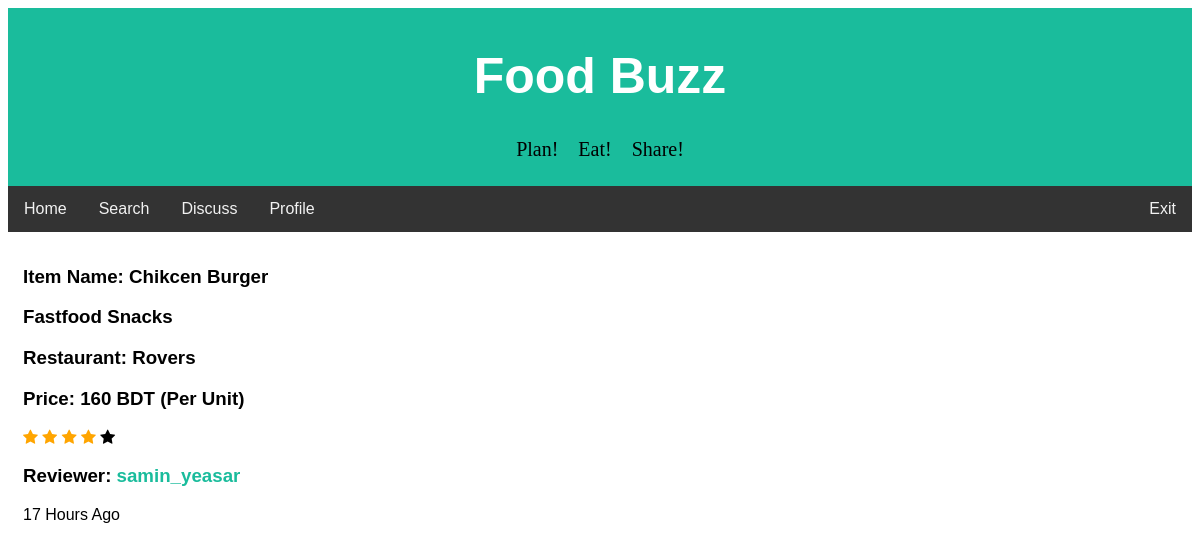
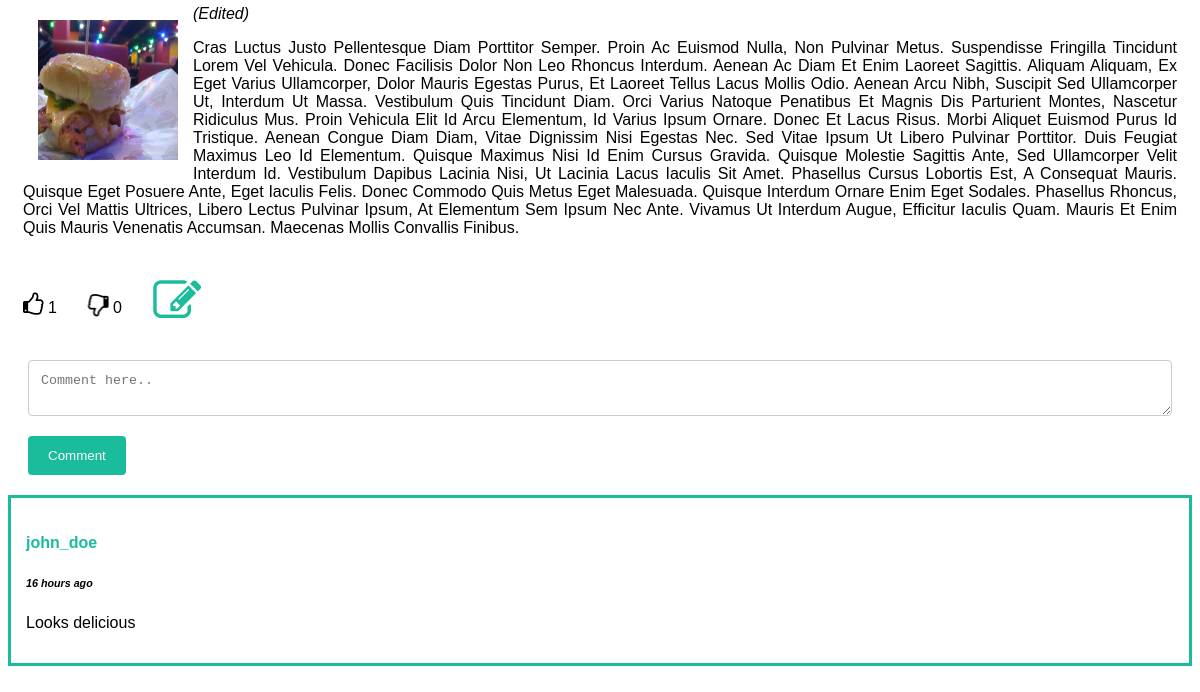
The app's page /foodbuzz/full_review.php?review_id=14 (signed in), older data (2 pictures, top to bottom).
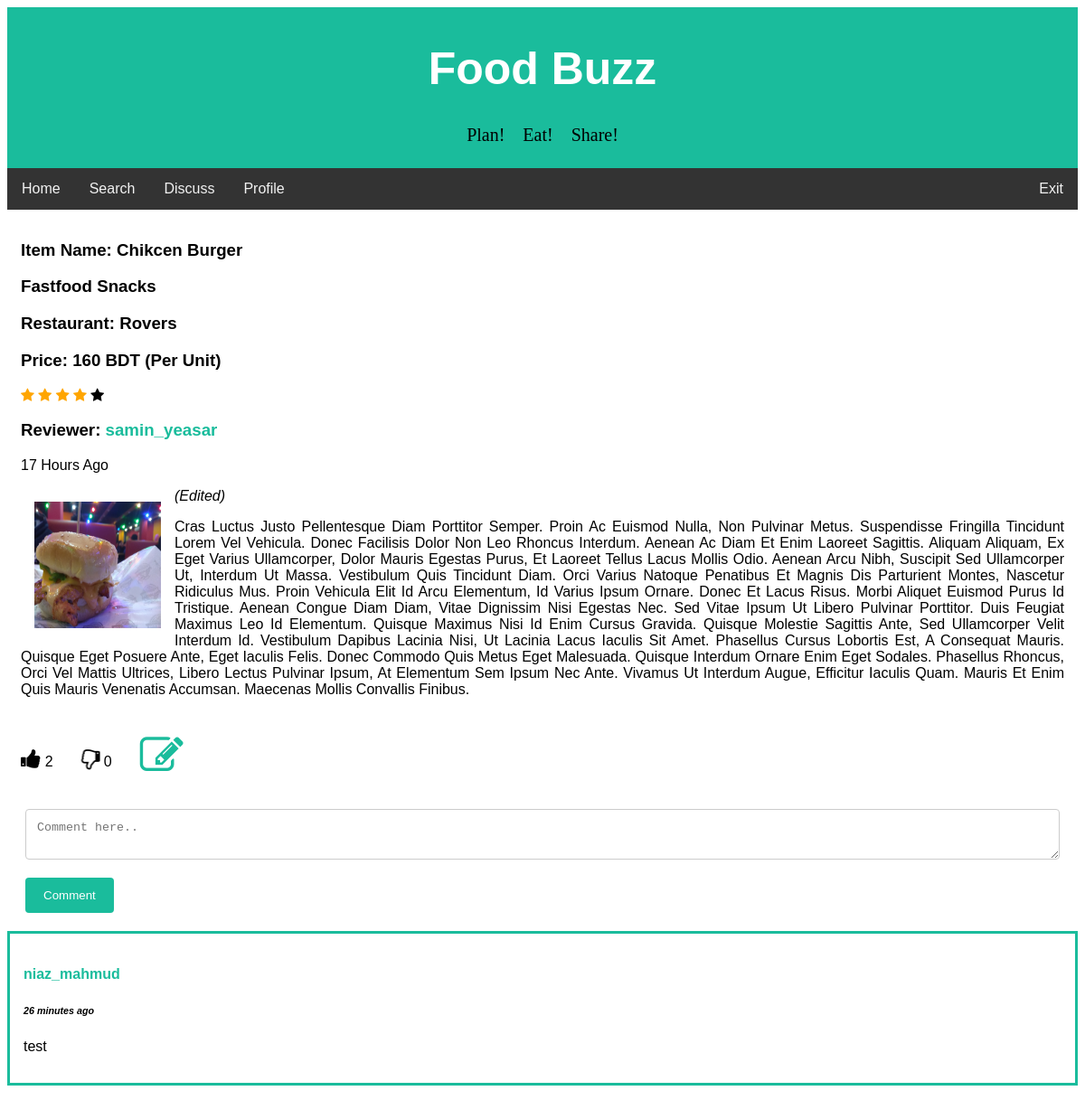
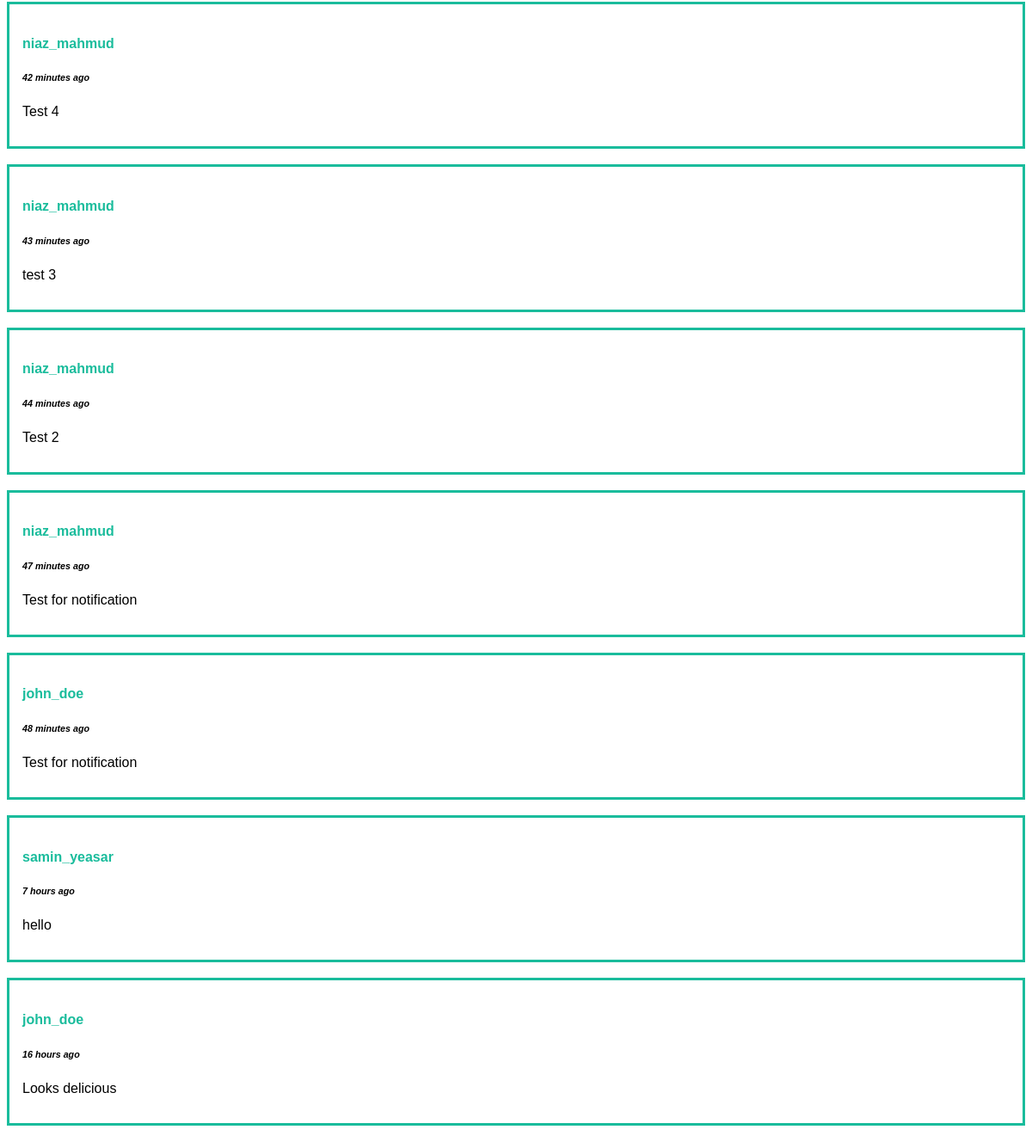
The same page, newer data (2 pictures, top to bottom).
### tables this page shows
CREATE TABLE `review` (
  `review_id` int(20) NOT NULL,
  `user_id` int(11) NOT NULL,
  `item_name` varchar(50) NOT NULL,
  `restaurant` varchar(50) NOT NULL,
  `district` varchar(50) NOT NULL,
  `rating` int(3) NOT NULL,
  `price` int(10) NOT NULL,
  `meal_type` varchar(20) NOT NULL,
  `cuisine` varchar(20) NOT NULL,
  `description` text NOT NULL,
  `upvote` int(100) NOT NULL,
  `downvote` int(100) NOT NULL,
  `edit_count` int(5) NOT NULL,
  `review_time` datetime DEFAULT NULL,
  `img_url` text NOT NULL
);

CREATE TABLE `users` (
  `id` int(11) NOT NULL,
  `first_name` varchar(25) NOT NULL,
  `last_name` varchar(25) NOT NULL,
  `username` varchar(50) NOT NULL,
  `email` varchar(100) NOT NULL,
  `password` varchar(256) NOT NULL,
  `signup_date` date NOT NULL,
  `profile_pic` varchar(156) NOT NULL,
  `district` varchar(100) NOT NULL,
  `list_count` int(11) NOT NULL
);

CREATE TABLE `comments` (
  `comment_id` int(50) NOT NULL,
  `parent_id` int(20) NOT NULL,
  `review_id` int(20) NOT NULL,
  `profile_id` int(11) NOT NULL,
  `comment_time` datetime NOT NULL,
  `comment_text` text NOT NULL
);

### foodbuzz/handlers/full_review_handler.php (called while the page is built, shortened)
<?php
require 'config/config.php';
if(isset($_SESSION['username'])){
    $userLoggedIn = $_SESSION['username'];
    $user_details_query = mysqli_query($con, "SELECT * FROM users WHERE username='$userLoggedIn'");
    $user = mysqli_fetch_array($user_details_query);
}
else {
    header("Location: index.php");
}
$user_id = $user['id'];
function getLikes($id)
{
    global $con;
    $sql = "SELECT COUNT(*) FROM rating_info
            WHERE post_id = $id AND rating_action='like'";
    $rs = mysqli_query($con, $sql);
    $result = mysqli_fetch_array($rs);
    return $result[0];
}
function getDislikes($id)
{
    global $con;
    $sql = "SELECT COUNT(*) FROM rating_info
            WHERE post_id = $id AND rating_action='dislike'";
    $rs = mysqli_query($con, $sql);
    $result = mysqli_fetch_array($rs);
    return $result[0];
}
function userLiked($post_id)
{
  global $con;
  global $user_id;
  $sql = "SELECT * FROM rating_info WHERE user_id=$user_id
  		  AND post_id=$post_id AND rating_action='like'";
  $result = mysqli_query($con, $sql);
  if (mysqli_num_rows($result) > 0) {
  	return true;
  }
  else{
  	return false;
  }
}
function userDisliked($post_id)
{
  global $con;
  global $user_id;
  $sql = "SELECT * FROM rating_info WHERE user_id=$user_id
  		  AND post_id=$post_id AND rating_action='dislike'";
  $result = mysqli_query($con, $sql);
  if (mysqli_num_rows($result) > 0) {
  	return true;
  }
  else{
  	return false;
  }
}
$review_id = $_GET['review_id'];
$review_details_query = mysqli_query($con, "SELECT * FROM review WHERE review_id='$review_id'");
$review_row = mysqli_fetch_array($review_details_query);
$profile_id = $review_row['user_id'];
$profile_details_query = mysqli_query($con, "SELECT * FROM users WHERE id='$profile_id'");
$profile_row = mysqli_fetch_array($profile_details_query);
?>

### foodbuzz/config/config.php (called while the page is built, shortened)
<?php
function yeasarTimeMessage($post_time) {
    $date_time_now = date("Y-m-d H:i:s");
    $start_date= new DateTime($post_time);
    $end_date = new DateTime($date_time_now);
    $interval = $start_date->diff($end_date);
    if($interval->y >= 1) {
        if($interval == 1)
            $time_message = $interval->y." year ago";
        else
            $time_message = $interval->y." years ago";
    }
    elseif($interval->h >= 1) {
        if($interval->h == 1) {
            $time_message = $interval->h." hour ago";
        }
        else {
            $time_message = $interval->h." hours ago";
        }
    }
    elseif($interval->i >= 1) {
        if($interval->i == 1) {
            $time_message = $interval->i." minute ago";
        }
        else {
            $time_message = $interval->i." minutes ago";
        }
    }
    return $time_message;
}
?>

### foodbuzz/full_review.php (the view, shortened to what this page needs)
<?php
require 'handlers/full_review_handler.php';
?>
<!DOCTYPE html>
<html>
<head>
<link rel="stylesheet" href="https://cdnjs.cloudflare.com/ajax/libs/font-awesome/4.7.0/css/font-awesome.min.css">
<link rel="stylesheet" href="css/fullreview.css">
</head>
<body>
<div class="header">
  <h1>Food Buzz</h1>
  <pre style= "font-family:verdana; font-size: 20px;">Plan!    Eat!    Share!</pre>
</div>
<div class="topnav" id="navbar">
  <a href="home.php">Home</a>
  <a href="search.php">Search</a>
  <a href="discuss.php">Discuss</a>
  <a href="profile.php?profileId=<?php echo$user['id']; ?>">Profile</a>
  <a href="handlers/logout.php" style="float:right">Exit</a>
</div>
<div class="div_home clearfix" style="text-transform:capitalize">
    <h3>Item name: <?php echo $review_row['item_name'] ?></h3>
    <h3> <?php echo $review_row['cuisine']." ".$review_row['meal_type'] ?></h3>
    <h3>Restaurant: <?php echo $review_row['restaurant'] ?></h3>
    <h3>Price: <?php echo $review_row['price'] ?> BDT (per unit)</h3>
    <?php $star_value = $review_row['rating']; ?>
    <span class="fa fa-star <?php if($star_value >= 1) echo "checked"; ?>"></span>
    <span class="fa fa-star <?php if($star_value >= 2) echo "checked"; ?>"></span>
    <span class="fa fa-star <?php if($star_value >= 3) echo "checked"; ?>"></span>
    <span class="fa fa-star <?php if($star_value >= 3) echo "checked"; ?>"></span>
    <span class="fa fa-star <?php if($star_value >= 5) echo "checked"; ?>"></span>
    <h3 style="text-transform:none;">Reviewer: <a href="profile.php?profileId=<?php echo $profile_row['id']; ?>"> <?php echo $profile_row['username']; ?> </a>  </h3>
    <p><?php echo yeasarTimeMessage($review_row['review_time']); ?></p>
    <a href="uploads/<?php echo $review_row['img_url']?>"><img class="img_home" src="uploads/<?php echo $review_row['img_url']?>" width="170" height="170"></a>
    <?php if($review_row['edit_count'] != 0) {?>
      <p style="font-style:italic">(Edited)</p>
    <?php } ?>
    <p style="text-align:justify;">
      <?php
        $reviewText = $review_row['description'];
        echo "$reviewText";
      ?>
    </p>
</div>
<div class="div_home clearfix">
  <div>
    <i
      <?php if(userLiked($review_row['review_id'])): ?>
        class="fa fa-thumbs-up like-btn"
      <?php else: ?>
        class="fa fa-thumbs-o-up like-btn"
      <?php endif ?>
    data-id="<?php echo $review_row['review_id'] ?>"></i>
    <span class="likes"><?php echo getLikes($review_row['review_id']); ?></span>
    <i
      <?php if(userDisliked($review_row['review_id'])): ?>
        class="fa fa-thumbs-down dislike-btn"
      <?php else: ?>
        class="fa fa-thumbs-o-down dislike-btn"
      <?php endif ?>
    data-id="<?php echo $review_row['review_id'] ?>"></i>
    <span class="dislikes"><?php echo getDislikes($review_row['review_id']);?></span>
    <?php if ($review_row['user_id'] == $user_id) { ?>
    <a href="edit_review.php?review_id=<?php echo $review_id ?>"><i class='fa fa-edit fa-lg'></i></a>
    <?php } ?>
    </div>
</div>
<div class="container">
  <form action="full_review.php?review_id=<?php echo $review_row['review_id'];?>" method="POST">
    <textarea id="comment_text" name="comment_text" placeholder="Comment here.." rows="2" ></textarea>
    <input type="submit" name="comment" value="Comment">
  </form>
</div>
<?php
$comments_query = mysqli_query($con, "SELECT * FROM comments WHERE review_id='$review_id' ORDER BY comment_id DESC");
while($comment_row = mysqli_fetch_array($comments_query)) {
  $commenter_id = $comment_row['profile_id'];
  $commenter_query = mysqli_query($con, "SELECT username FROM users WHERE id='$commenter_id'");
  $commenter_row = mysqli_fetch_array($commenter_query);
?>
<div class="div_comment">
<h4 style="text-transform:none;"><a href="profile.php?profileId=<?php echo $commenter_id; ?>"> <?php echo $commenter_row['username']; ?> </a>  </h4>
<h6 style="font-style:italic;"><?php echo yeasarTimeMessage($comment_row['comment_time']); ?></h6>
<p><?php echo $comment_row['comment_text']; ?></p>
</div>
<?php
}
?>
</body>
</html>

### foodbuzz/css/fullreview.css (style rules this page uses)
body { font-family: Arial, Helvetica, sans-serif; }
* { box-sizing: border-box; }
input[type=text], input[type=number], input[type=file], select, textarea { width: 100%; padding: 12px; border: 1px solid #ccc; border-radius: 4px; box-sizing: border-box; margin-top: 6px; margin-bottom: 16px; resize: vertical; }
input[type=submit] { background-color: #1abc9c; color: white; padding: 12px 20px; border: none; border-radius: 4px; cursor: pointer; }
.checked { color: orange; }
a:link,:visited { text-decoration: none; color:#1abc9c; }
.div_home { background-color: white; padding: 15px; }
.img_home { float: left; padding: 15px; }
.clearfix { overflow: auto; }
.fa-thumbs-down, .fa-thumbs-o-down, .fa-thumbs-up, .fa-thumbs-o-up { font-size: 1.5em; }
.fa-thumbs-down, .fa-thumbs-o-down { transform:rotateY(180deg); }
.fa-edit { font-size: 3em; }
.container { border-radius: 5px; background-color: #ffff; padding: 20px; }
.header { padding: 5px; text-align: center; background: #1abc9c; }
.header h1 { font-size: 50px; color: white; }
.topnav { overflow: hidden; background-color: #333; }
.topnav a { float: left; display: block; color: #f2f2f2; text-align: center; padding: 14px 16px; text-decoration: none; }
.div_comment { background-color: white; border: 3px solid #1abc9c; padding: 15px; }

Row changes from the older to the newer data that the page shows:
added comments: users.username "niaz_mahmud", comment_time "26 minutes ago", comment_text "test"
added comments: users.username "niaz_mahmud", comment_time "42 minutes ago", comment_text "Test 4"
added comments: users.username "niaz_mahmud", comment_time "43 minutes ago", comment_text "test 3"
added comments: users.username "niaz_mahmud", comment_time "44 minutes ago", comment_text "Test 2"
added comments: users.username "niaz_mahmud", comment_time "47 minutes ago", comment_text "Test for notification"
added comments: users.username "john_doe", comment_time "48 minutes ago", comment_text "Test for notification"
added comments: users.username "samin_yeasar", comment_time "7 hours ago", comment_text "hello"
Text that changed along with them:
getLikes($review_row['review_id']): "1" → "2"
